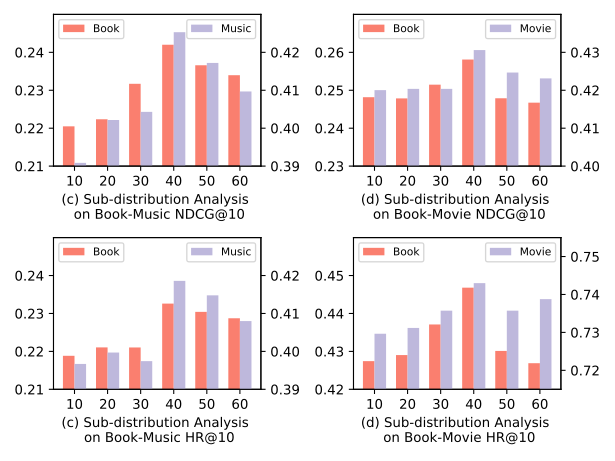

Recreate this plot in Python.

from turtle import color
import pandas as pd

# read_csv = pd.read_csv('data.csv')

data_origin = [0.220488,
0.222345,
0.231696,
0.242,
0.236591,
0.233964] 
# data_origin = data_origin.values
data_improve = [0.39086,
0.402151,
0.404301,
0.4253,
0.417204,
0.409677]
# data_improve = data_improve.values
print(data_origin)

data_origin2 = [0.218837,
0.221052,
0.221023,
0.2326,
0.230421,
0.228734]

data_improve2 = [0.396682,
0.399698,
0.397436,
0.4186,
0.414781,
0.407994]


Book_ndcg= [0.248176,
0.247858,
0.251466,
0.2581,
0.247894,
0.246721]
Book_hr= [0.427419,
0.429032,
0.437097,
0.4468,
0.430108,
0.426882]
Music_ndcg= [0.420036,
0.420362,
0.420357,
0.4306,
0.424672,
0.42313]
Music_hr= [0.729658,
0.731179,
0.735741,
0.743,
0.735741,
0.738783]

import matplotlib.pyplot as plt
import numpy as np
labels = ['10', '20', '30', '40', '50', '60'] #, '100']
x = np.arange(len(labels))
width = 0.35

# color1 = np.array([218, 198, 142])
# color1 = color1 / 255
# color2 = np.array([142, 162, 101])
# color2 = color2 / 255
color3 = np.array([250, 127, 111])#([1,86,153])# [129, 184,223])#([243, 118, 74])##([113, 178, 189])
color3 = color3 / 255
# color4 = np.array([83, 143, 183])
# color4 = color4 / 255
color5 = np.array([190, 184, 220]) #([250,192,15])#([254,129,125])#([235, 221, 184]) 95,198,201
color5 = color5 / 255

fig, ax = plt.subplots(2,2)
rects1 = ax[0,0].bar(x-width/2, data_origin, width, label='Book', color = color3)
ax[0,0].set_xticks(x)
ax[0,0].set_xticklabels(labels)
ax[0,0].set_xlabel('(c) Sub-distribution Analysis \n on Book-Music NDCG@10') 
# ax[0,0].set_title("")
ax[0,0].legend(fontsize= '8', loc=2)
fig.tight_layout()
ax[0,0].set_yticks(np.arange(0.0, 0.25, 0.01)) 
ax[0,0].set_ylim(0.21, 0.25)

ax2 = ax[0,0].twinx()
rects2 = ax2.bar(x+width/2, data_improve, width, label='Music', color = color5)
ax2.set_xticks(x)
ax2.set_xticklabels(labels)
ax2.legend(fontsize= '8', loc=1)
fig.tight_layout()
ax2.set_yticks(np.arange(0.0, 0.43, 0.01)) 
ax2.set_ylim(0.39, 0.43)
# rects2 = ax[0,1].bar(x+width/2, data_improve, width, label='HR@10')
# ax[0,1].set_xticks(x)
# ax[0,1].set_xticklabels(labels)
# ax[0,1].set_xlabel('(b)') 
# ax[0,1].set_title("Book")
# ax[0,1].legend()
# fig.tight_layout()
# ax[0,1].set_yticks(np.arange(0.0, 0.76, 0.01)) 
# ax[0,1].set_ylim(0.40, 0.46)

rects3 = ax[0,1].bar(x-width/2, Book_ndcg, width, label='Book', color = color3)
ax[0,1].set_xticks(x)
ax[0,1].set_xticklabels(labels)
ax[0,1].set_xlabel('(d) Sub-distribution Analysis \n on Book-Movie NDCG@10')
# ax[0,1].set_title("")
ax[0,1].legend(fontsize= '8', loc=2)
fig.tight_layout()
ax[0,1].set_yticks(np.arange(0.0, 0.27, 0.01)) 
ax[0,1].set_ylim(0.23, 0.27)


ax3 = ax[0,1].twinx()
rects4 = ax3.bar(x+width/2, Music_ndcg, width, label='Movie', color = color5)
ax3.set_xticks(x)
ax3.set_xticklabels(labels)
ax3.legend(fontsize= '8', loc=1)
fig.tight_layout()
ax3.set_yticks(np.arange(0.0, 0.44, 0.01)) 
ax3.set_ylim(0.40, 0.44)


# fig, ax = plt.subplots(2,2)
rects1 = ax[1,0].bar(x-width/2, data_origin2, width, label='Book', color = color3)
ax[1,0].set_xticks(x)
ax[1,0].set_xticklabels(labels)
ax[1,0].set_xlabel('(c) Sub-distribution Analysis \n on Book-Music HR@10') 
# ax[1,0].set_title("")
ax[1,0].legend(fontsize= '8', loc=2)
fig.tight_layout()
ax[1,0].set_yticks(np.arange(0.0, 0.25, 0.01)) 
ax[1,0].set_ylim(0.21, 0.25)

ax2 = ax[1,0].twinx()
rects2 = ax2.bar(x+width/2, data_improve2, width, label='Music', color = color5)
ax2.set_xticks(x)
ax2.set_xticklabels(labels)
ax2.legend(fontsize= '8', loc=1)
fig.tight_layout()
ax2.set_yticks(np.arange(0.0, 0.43, 0.01)) 
ax2.set_ylim(0.39, 0.43)
# rects2 = ax[0,1].bar(x+width/2, data_improve, width, label='HR@10')
# ax[0,1].set_xticks(x)
# ax[0,1].set_xticklabels(labels)
# ax[0,1].set_xlabel('(b)') 
# ax[0,1].set_title("Book")
# ax[0,1].legend()
# fig.tight_layout()
# ax[0,1].set_yticks(np.arange(0.0, 0.76, 0.01)) 
# ax[0,1].set_ylim(0.40, 0.46)

rects3 = ax[1,1].bar(x-width/2, Book_hr, width, label='Book', color = color3)
ax[1,1].set_xticks(x)
ax[1,1].set_xticklabels(labels)
ax[1,1].set_xlabel('(d) Sub-distribution Analysis \n on Book-Movie HR@10')
# ax[1,1].set_title("")
ax[1,1].legend(fontsize= '8', loc=2)
fig.tight_layout()
ax[1,1].set_yticks(np.arange(0.0, 0.46, 0.01)) 
ax[1,1].set_ylim(0.42, 0.46)


ax3 = ax[1,1].twinx()
rects4 = ax3.bar(x+width/2, Music_hr, width, label='Movie', color = color5)
ax3.set_xticks(x)
ax3.set_xticklabels(labels)
ax3.legend(fontsize= '8', loc=1)
fig.tight_layout()
ax3.set_yticks(np.arange(0.0, 0.755, 0.01)) 
ax3.set_ylim(0.715, 0.755)


plt.savefig('anchor.svg')
plt.show()


# data_improvez = [0.420968, 0.435484, 0.446774, 0.442473]
# data_improve2z = [0.725475,0.736882,0.742966,0.734221]
# Book_hr= [0.398387,0.421505,0.409677,0.412903]
# Music_hr= [0.37222,0.38914,0.409502,0.396682]
# labels = ['16', '32', '64', '128']
# x = np.arange(len(labels))
# width = 0.35

# color3 = np.array([251,132,2])
# color3 = color3 / 255
# # color4 = np.array([83, 143, 183])
# # color4 = color4 / 255
# color5 = np.array([70,172,202])#([235, 221, 184]) 95,198,201
# color5 = color5 / 255

# rects5 = ax[1,0].bar(x-width/2, data_improvez, width, label='Book', color = color3)
# ax[1,0].set_xticks(x)
# ax[1,0].set_xticklabels(labels)
# ax[1,0].set_xlabel('(c)')
# ax[1,0].set_title("Book-Movie HR@10")
# ax[1,0].legend(fontsize= '8', loc=1)
# fig.tight_layout()
# ax[1,0].set_yticks(np.arange(0.0, 0.45, 0.01)) 
# ax[1,0].set_ylim(0.41, 0.45)


# ax5 = ax[1,0].twinx()
# rects6 = ax5.bar(x+width/2, data_improve2z, width, label='Movie', color = color5)
# ax5.set_xticks(x)
# ax5.set_xticklabels(labels)
# ax5.legend(fontsize= '8', loc=2)
# fig.tight_layout()
# ax5.set_yticks(np.arange(0.0, 0.75, 0.01)) 
# ax5.set_ylim(0.71, 0.75)



# rects7 = ax[1,1].bar(x-width/2, Book_hr, width, label='Book', color = color3)
# ax[1,1].set_xticks(x)
# ax[1,1].set_xticklabels(labels)
# ax[1,1].set_xlabel('(d)')
# ax[1,1].set_title("Book-Music HR@10")
# ax[1,1].legend(fontsize= '8', loc=1)
# fig.tight_layout()
# ax[1,1].set_yticks(np.arange(0.0, 0.43, 0.01)) 
# ax[1,1].set_ylim(0.39, 0.43)


# ax6 = ax[1,1].twinx()
# rects8 = ax6.bar(x+width/2, Music_hr, width, label='Music', color = color5)
# ax6.set_xticks(x)
# ax6.set_xticklabels(labels)
# ax6.legend(fontsize= '8', loc=2)
# fig.tight_layout()
# ax6.set_yticks(np.arange(0.0, 0.755, 0.01)) 
# ax6.set_ylim(0.37, 0.41)




